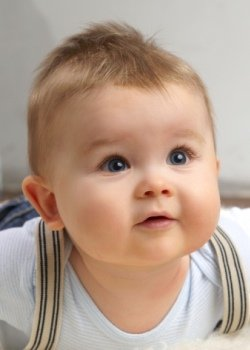
#> input picture baby1.jpg, 250 x 350 px
$ python faceDetection.py
#> lines starting #> are read from the running program, lines starting #| are printed output that depends on the picture; after the words box and inside, x2 and y2 are one past the last pixel; in counts of white or black regions, pixels touching at a corner belong together
import cv2

#read image (1)
img = cv2.imread('baby1.jpg')
#> img is the input picture: shape (350, 250, 3); mean B, G, R 140.7, 156.6, 180.4

#load Haar cascade file (2)
faceCascade = cv2.CascadeClassifier('haarcascade_frontalface_alt2.xml')

#convert image to grayscale (3)
gray = cv2.cvtColor(img, cv2.COLOR_BGR2GRAY)
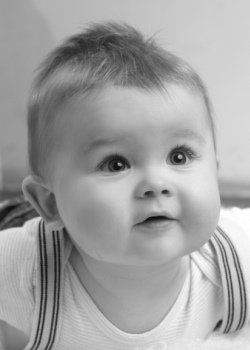
#> gray: shape (350, 250); min 10, max 255, mean 161.9

#display image in grayscale
cv2.imshow('gray', gray)

#detecting faces in images and return it's X and Y coordinate plus it's wedith and height (4)
face = faceCascade.detectMultiScale(gray, scaleFactor=1.3, minNeighbors=4, minSize=(30,30),flags=cv2.CASCADE_SCALE_IMAGE)
#> face = [[74, 94, 165, 165]]

#draw a rectangle around the detected faces and write a string "Baby" in the left upper side (5)
for (x,y,w,h) in face:
	cv2.rectangle(img, (x,y), (x+w, y+h), (0, 255, 0), 2)
	cv2.putText(img,'Baby',(x,y), cv2.FONT_HERSHEY_SIMPLEX, 1,(0,150,0),1,cv2.LINE_AA)
#> this loop made 1 pass
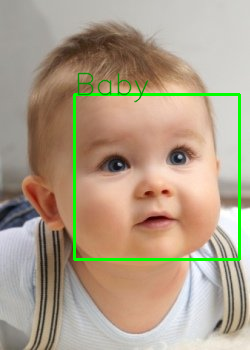
#> img: shape (350, 250, 3); 2.82% of pixels changed, all inside (x1, y1, x2, y2) = (73, 72, 241, 261)

	#displaying the image after detecting (6)
cv2.imshow('face', img)

#wait for pressing 'q' to exit
if cv2.waitKey(0) & 0xFF == ord('q'):
#> (key q is pressed here)
	cv2.destroyAllWindows()


#  '/root/OpenCV/data/haarcascades/haarcascade_frontalface_alt2.xml'
